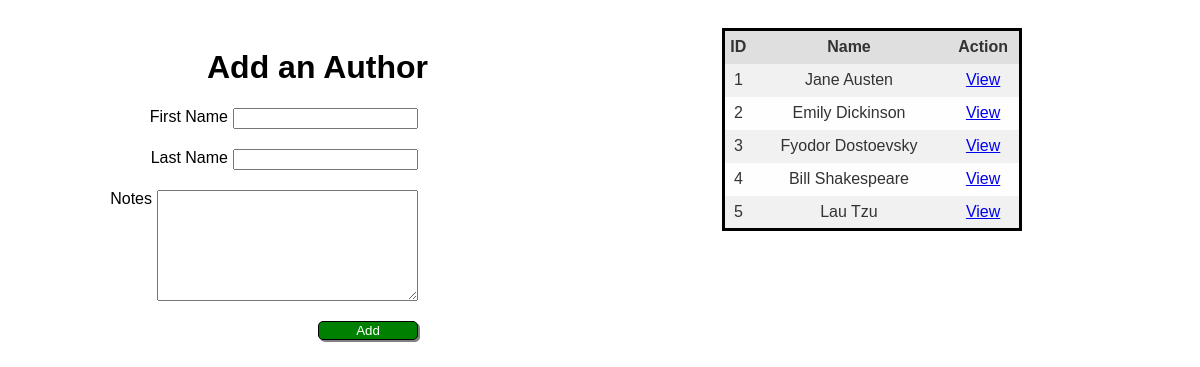
Page /authors on the earlier database version.
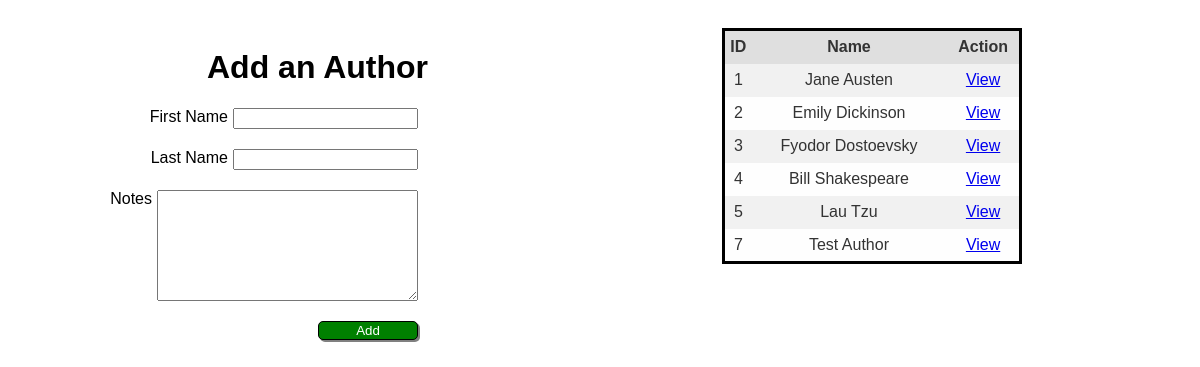
Same page on the later database version.
### books_authors_app/models.py (models this page shows)
class Author(models.Model):
    first_name = models.CharField(max_length=45)
    last_name = models.CharField(max_length=45)
    notes = models.TextField()
    books = models.ManyToManyField(Book, related_name="authors")
    created_at = models.DateTimeField(auto_now_add=True)
    updated_at = models.DateTimeField(auto_now=True)

### books_authors_app/views.py (the view)
# urls.py: path('authors', views.authors),
def authors(request):
    context = {
        'authors': Author.objects.all()
    }
    return render(request, 'authors.html', context)

### books_authors_app/templates/authors.html (shortened to what this page needs)
<!DOCTYPE html>
<html lang="en">
<head>
    {% load static %}
    <link rel="stylesheet" href="{% static 'css/style.css'%}">
</head>
<body>
    <div class="bookForm">
        <h1>Add an Author</h1>
        <form action="/add_author" method="POST">
            <div class="row">
                <label for="first_name">First Name</label>
                <input type="text" name="first_name" id="first_name">
            </div>
            <div class="row">
                <label for="last_name">Last Name</label>
                <input type="text" name="last_name" id="last_name">
            </div>
            <div class="row">
                <label for="notes">Notes</label>
                <textarea name="notes" cols="30" rows="7"></textarea>
            </div>
            <button type="submit" class="btn-add">Add</button>
        </form>
    </div>
    <div class="bookList">
        <table>
            <tr>
                <th>ID</th>
                <th>Name</th>
                <th>Action</th>
            </tr>
            {% for author in authors %}
                <tr>
                    <td>{{ author.id }}</td>
                    <td>{{ author.first_name }} {{ author.last_name }}</td>
                    <td><a href="/author_details/{{ author.id }}">View</a></td>
                </tr>
            {% endfor %}
        </table>
    </div>
</body>
</html>

### books_authors_app/static/css/style.css (style rules this page uses)
body { font-family: Arial, Helvetica, sans-serif; }
.bookForm { display: inline-block; width: 400px; text-align: right; padding: 20px; }
.row { margin: 20px 10px; display: flex; justify-content: flex-end; }
label { margin-right: 5px; }
.btn-add { background-color: green; color: white; border-radius: 5px; width: 100px; box-shadow: 2px 2px gray; margin-right: 10px; border: 1px solid black; }
.bookList { display: inline-block; width: 600px; margin-left: 50px; text-align: right; padding: 20px; vertical-align: top; }
table { color: #333; width: 300px; border-collapse: collapse; border-spacing: 0; border: 3px solid black; margin-left: 200px; }
td, th { border: 1px solid transparent; height: 30px; }
th { background: #DFDFDF; font-weight: bold; text-align: center; }
td { background: #FAFAFA; text-align: center; }
tr:nth-child(even) td { background: #F1F1F1; }
tr:nth-child(odd) td { background: #FEFEFE; }

Differences in the rows shown:
added Author: id "7", first_name "Test", last_name "Author"
